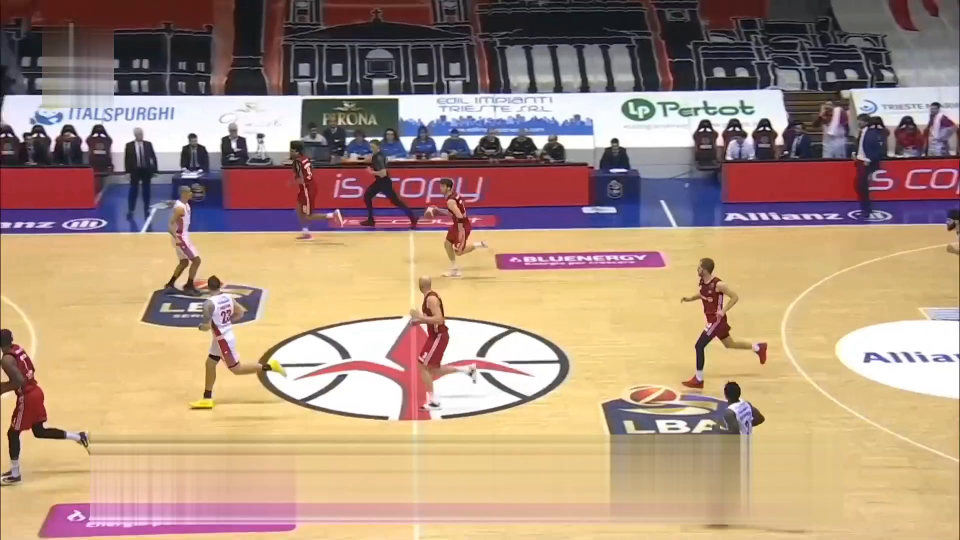
#> input picture assets/test-sample-data-segmentation/season_1/match_1/frames/frame_00001.png, 1920 x 1080 px (shown at 1/2 size)
$ python -i convert_dataset.py   (imports and definitions only)
#> lines starting #> are read from the running program, lines starting #| are printed output that depends on the picture
"""
This module contains utility functions to convert the provided dataset into various formats.
This function assumes the provided dataset has the following structure, starting from the dataset's root:
1. The [season]/[match]/frames/ directory contains the video frames
2. The [season]/[match]/masks/ directory contains the corresponding ground truth masks

The same game may be played in different seasons. The correspondences between frames and masks are determined by
the frame and mask indexes (the last integer in the filename).
**Please note** that this script won't work if the filenames or the directory structure differ from the specification.
"""

import argparse
import glob
import pathlib

import cv2 as cv
import numpy as np


def convert_dataset_to_paddleseg_format(dataset_path: str, target_path: str):
    """
    Convert a dataset annotated in MATLAB to PaddleSeg dataset format.
    **Please note** that the dataset structure generated by this function still has to be split and shuffled by following the
    instructions found [here](https://github.com/PaddlePaddle/PaddleSeg/blob/release/2.8/docs/data/marker/marker.md#4-split-a-custom-dataset)
    :param dataset_path: path string pointing to the root of the MATLAB dataset
    :param target_path: root of the newly created PaddleSeg dataset
    """
    source = pathlib.Path(dataset_path)
    target = pathlib.Path(target_path)
    images, labels = __generate_ordered_filenames_lists(source)

    for sample_index in range(len(images)):
        image = cv.imread(images[sample_index])
        label = cv.imread(labels[sample_index])
        resized_image = cv.resize(image, (1024, 512))
        resized_label = cv.resize(label, (1024, 512))
        cv.imwrite(str(target / f'images/image{sample_index + 1}.png'), resized_image)
        cv.imwrite(str(target / f'labels/label{sample_index + 1}.png'), resized_label)


def __generate_ordered_filenames_lists(source):
    images = []
    labels = []
    for match_directory_path in glob.iglob(str(source / '*/*')):
        match_directory = pathlib.Path(match_directory_path)
        match_image_paths = [
            match_image_path
            for match_image_path in glob.iglob(str(match_directory / 'frames/*.png'))
        ]
        match_mask_paths = [
            match_mask_path
            for match_mask_path in glob.iglob(str(match_directory / 'masks/*.png'))
        ]
        match_image_paths.sort(key=lambda file_path: int(file_path.split('_')[-1].split('.')[-2]))
        match_mask_paths.sort(key=lambda file_path: int(file_path.split('_')[-1].split('.')[-2]))
        images.extend(match_image_paths)
        labels.extend(match_mask_paths)
    return images, labels


def convert_dataset_to_six_channel_images_format(dataset_path: str, target_path: str):
    source = pathlib.Path(dataset_path)
    target = pathlib.Path(target_path)
    images, labels = __generate_ordered_filenames_lists(source)

    for sample_index in range(1, len(images)):
        current_image = cv.imread(images[sample_index])
        previous_image = cv.imread(images[sample_index - 1])
        current_image_resized = cv.resize(current_image, (1024, 512))
        previous_image_resized = cv.resize(previous_image, (1024, 512))
        label = cv.imread(labels[sample_index])
        label_resized = cv.resize(label, (1024, 512))
        difference = current_image_resized - previous_image_resized
        expanded_image = np.concatenate((current_image_resized, difference), axis=2)
        cv.imwrite(str(target / f'images/image{sample_index}.png'), expanded_image)
        cv.imwrite(str(target / f'labels/label{sample_index}.png'), label_resized)


# [25 lines not run here, left out]

>>> import cv2
>>> picture = cv2.imread('../../assets/test-sample-data-segmentation/season_1/match_1/frames/frame_00001.png', cv2.IMREAD_GRAYSCALE)
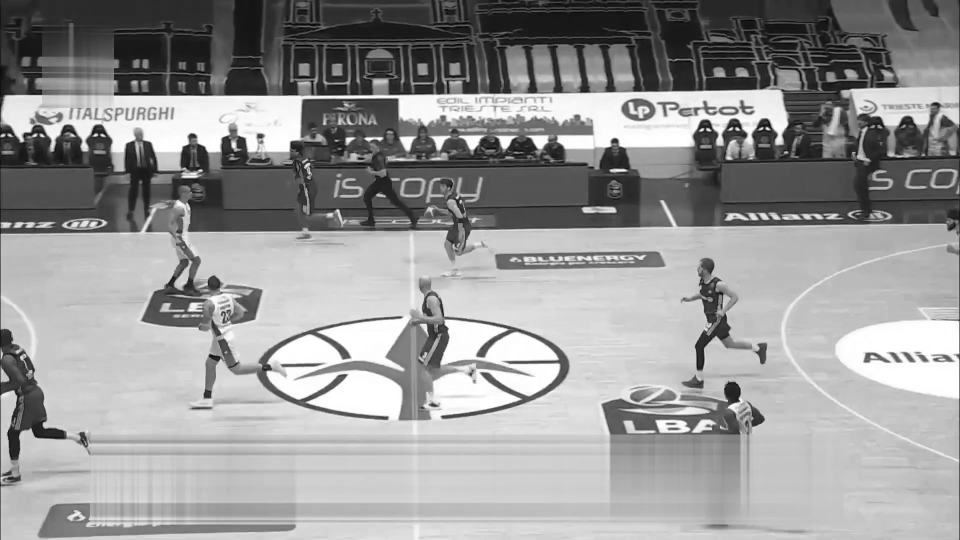
#> picture: shape (1080, 1920) (shown at 1/2 size); min 0, max 255, mean 151.4
#> (the run stopped early here; a loop or call above may not have finished)

$ run again, on assets/test-sample-data-segmentation/season_1/match_1/frames/frame_00005.png
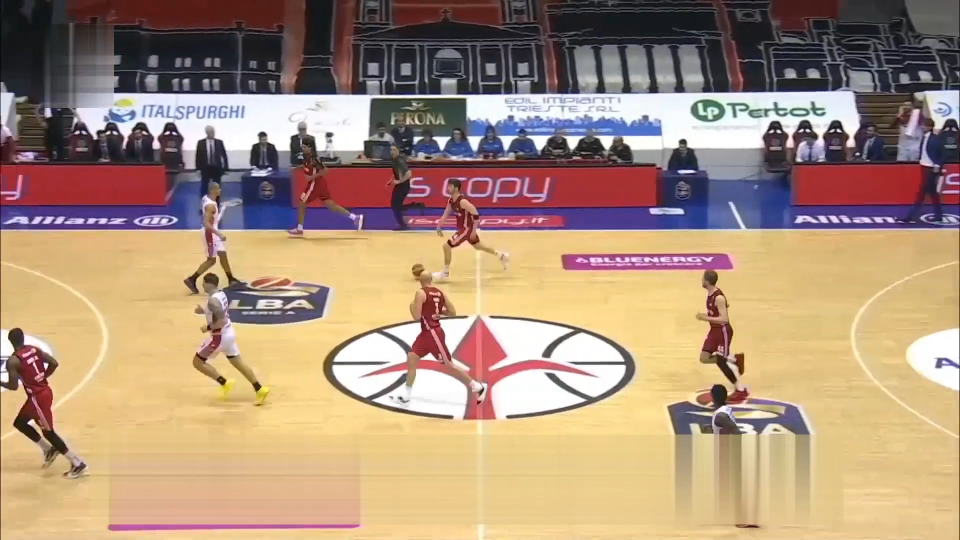
#> input picture assets/test-sample-data-segmentation/season_1/match_1/frames/frame_00005.png, 1920 x 1080 px (shown at 1/2 size)
#> `picture = cv2.imread('../../assets/test-sample-data-segmentation/seaso..`:
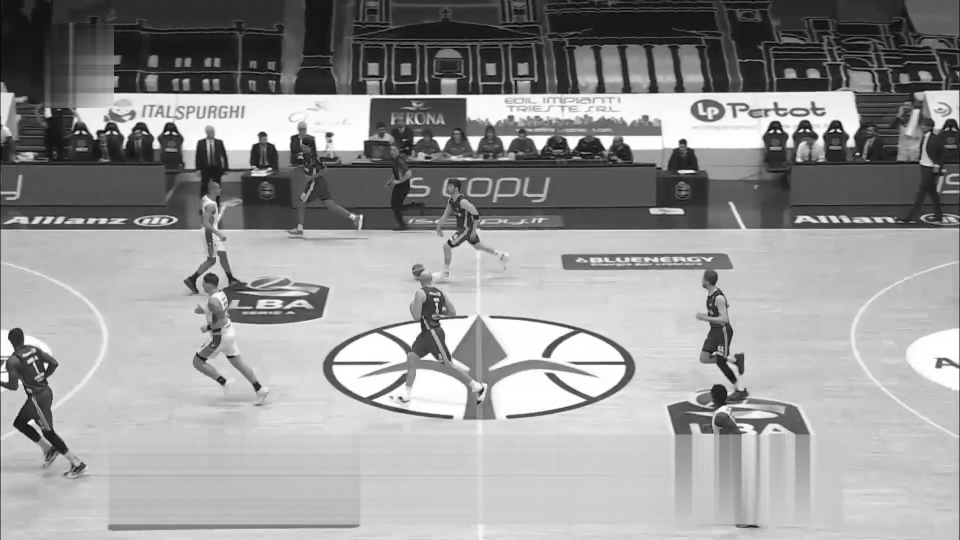
#> picture: shape (1080, 1920) (shown at 1/2 size); min 0, max 255, mean 150.4
